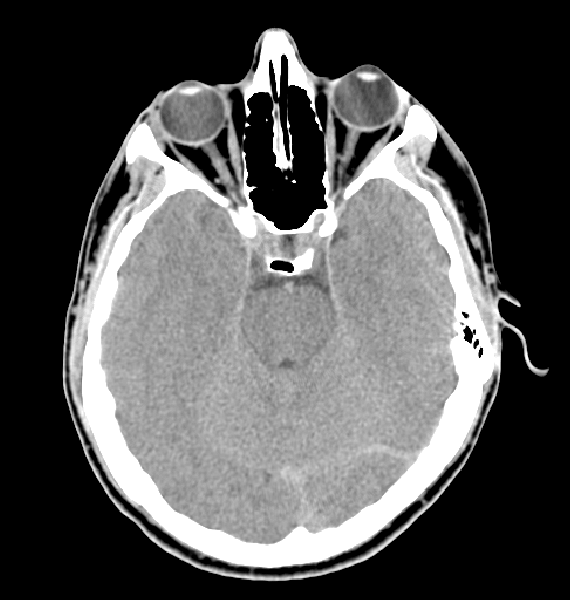
#> input picture project02/proj02-images/headCT_Vandy.tif, 570 x 600 px, found by its file name
$ jupyter execute job01b.ipynb
#> lines starting #> are read from the running program, lines starting #| are printed output that depends on the picture
读取一幅灰度图像，实现图像灰度的指数变换，在屏幕上显示变换前、后图像，以及变换前后图像的
灰度直方图。

[cell 1]
#!/usr/bin/python3
import cv2
import numpy as np
import matplotlib.pyplot as plt
from PIL import Image

[cell 2]
root_path = '/root/DIVP_project/'
einstein_path = "project02/proj02-images/einstein_orig.tif"
headCT_path = "project02/proj02-images/headCT_Vandy.tif"

[cell 3]
# 读取一张灰度图片
image_einstein = Image.open(root_path + headCT_path)
#> image_einstein is the input picture: PIL image 570x600 L; min 0, max 255, mean 84.7
print(type(image_einstein))
#| <class 'PIL.TiffImagePlugin.TiffImageFile'>
print(image_einstein.size)
#| (570, 600)
print(image_einstein.mode)
#| L

[cell 4]
# 对图像image_einstein进行指数变换
def exponential_transformation(image:Image, c: float, gamma: float) -> Image:
    # 获取图像的宽和高
#> called with c = 1, gamma = 0.8
    width, height = image.size
#> width = 570; height = 600
    # 创建一个新的图像
    new_image = Image.new("L", (width, height))
#> new_image: PIL image 570x600 L; every value is 0
    # 获取图像的像素
    pixels = image.load()
    new_pixels = new_image.load()
    # 对图像进行指数变换
    for i in range(width):
        for j in range(height):
            new_pixels[i, j] = (int)(c * (pixels[i, j] ** gamma))
    return new_image

[cell 5]
# 对图像image_einstein进行对数变换
image_einstein_ex = exponential_transformation(image_einstein, 1, 0.8)
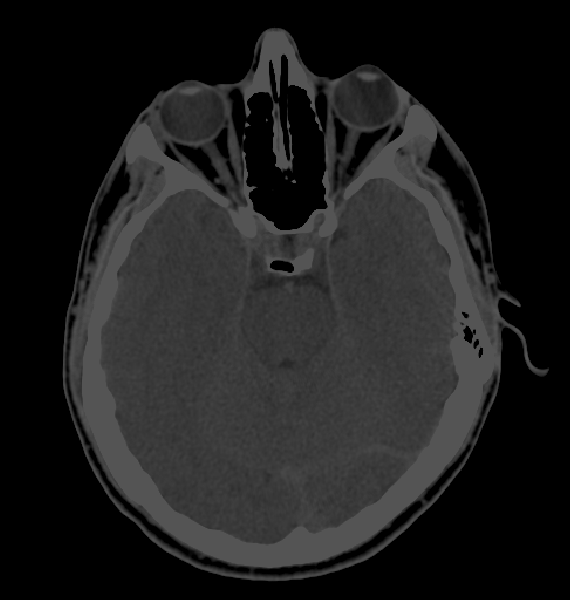
#> image_einstein_ex: PIL image 570x600 L; min 0, max 84, mean 29.7

[cell 6]
# 可视化图像，并统计图像直方图,使用plt.suplots()函数
plt.figure()
plt.subplot(221)
plt.title("original image")
plt.imshow(image_einstein, cmap="gray")
plt.axis("off")
plt.subplot(222)
plt.title("histogram")
plt.hist(np.array(image_einstein).flatten(), bins=256, range=[0, 256])
plt.subplot(223)
plt.title("exponential transformation image")
plt.imshow(image_einstein_ex, cmap="gray")
plt.axis("off")
plt.subplot(224)
plt.title("histogram")
plt.hist(np.array(image_einstein_ex).flatten(), bins=256, range=[0, 256])
plt.tight_layout()
plt.show()
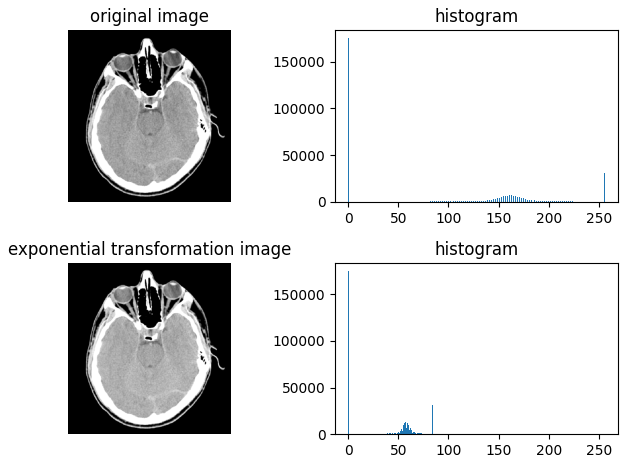
#> figure drawn by matplotlib, 4 panels; panel 2: tallest bar 174807 high, from x = 0 to 1; panel 4: tallest bar 174807 high, from x = 0 to 1

$ run again, with project02/proj02-images/fractured_spine.tif copied over project02/proj02-images/headCT_Vandy.tif
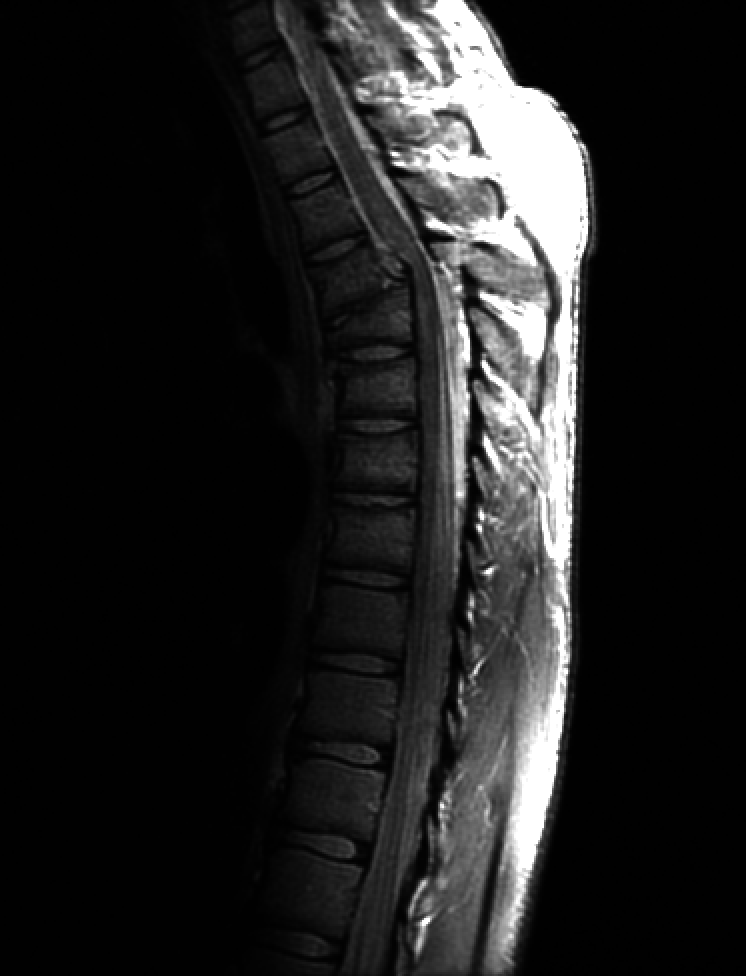
#> input picture project02/proj02-images/fractured_spine.tif, 746 x 976 px, found by its file name
#> image_einstein is the input picture: PIL image 746x976 L; min 0, max 255, mean 32.6
#| <class 'PIL.TiffImagePlugin.TiffImageFile'>
#| (746, 976)
#| L
#> new_image: PIL image 746x976 L; every value is 0
#> `image_einstein_ex = exponential_transformation(image_einstein, 1, 0.8)`:
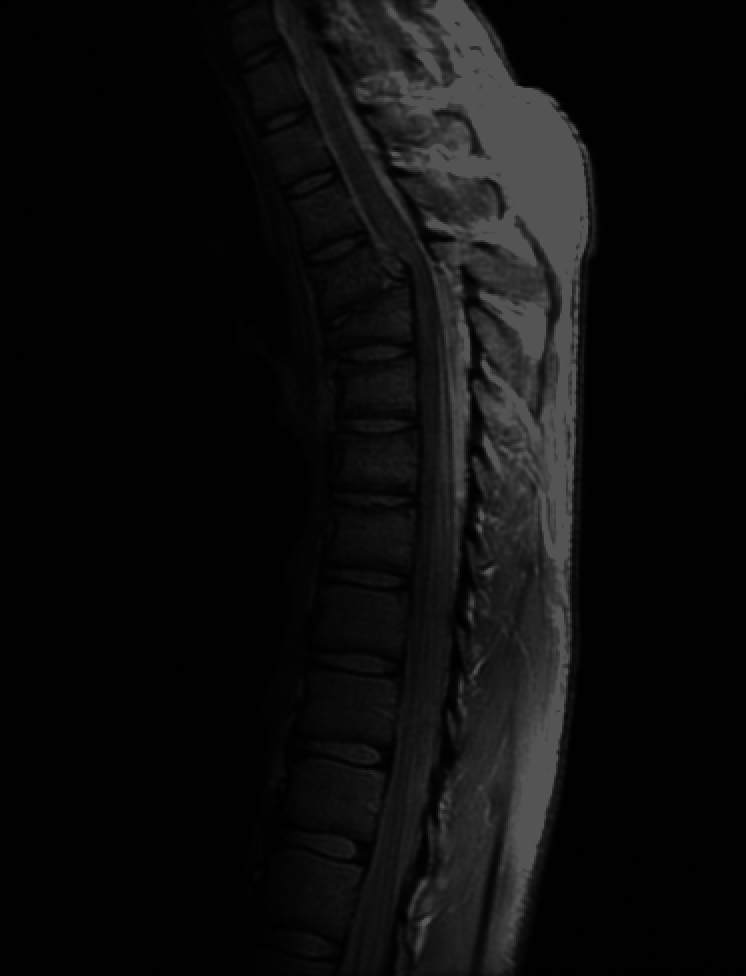
#> image_einstein_ex: PIL image 746x976 L; min 0, max 84, mean 12.7
#> `plt.show()`:
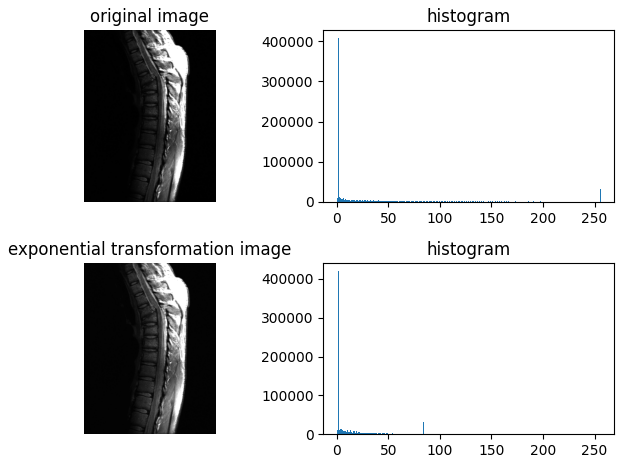
#> figure drawn by matplotlib, 4 panels; panel 2: tallest bar 407152 high, from x = 1 to 2; panel 4: tallest bar 420292 high, from x = 1 to 2
